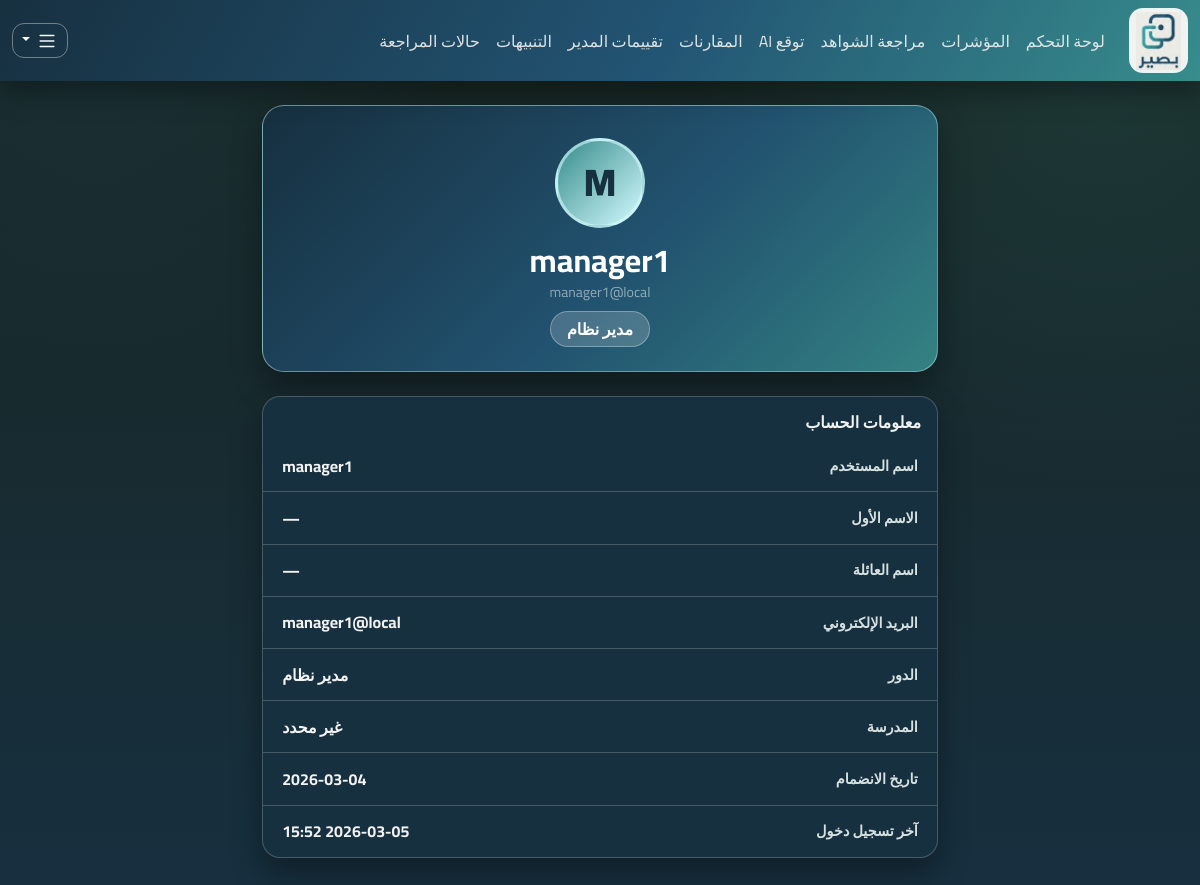
Before: /profile/ (signed in) with the older database file.
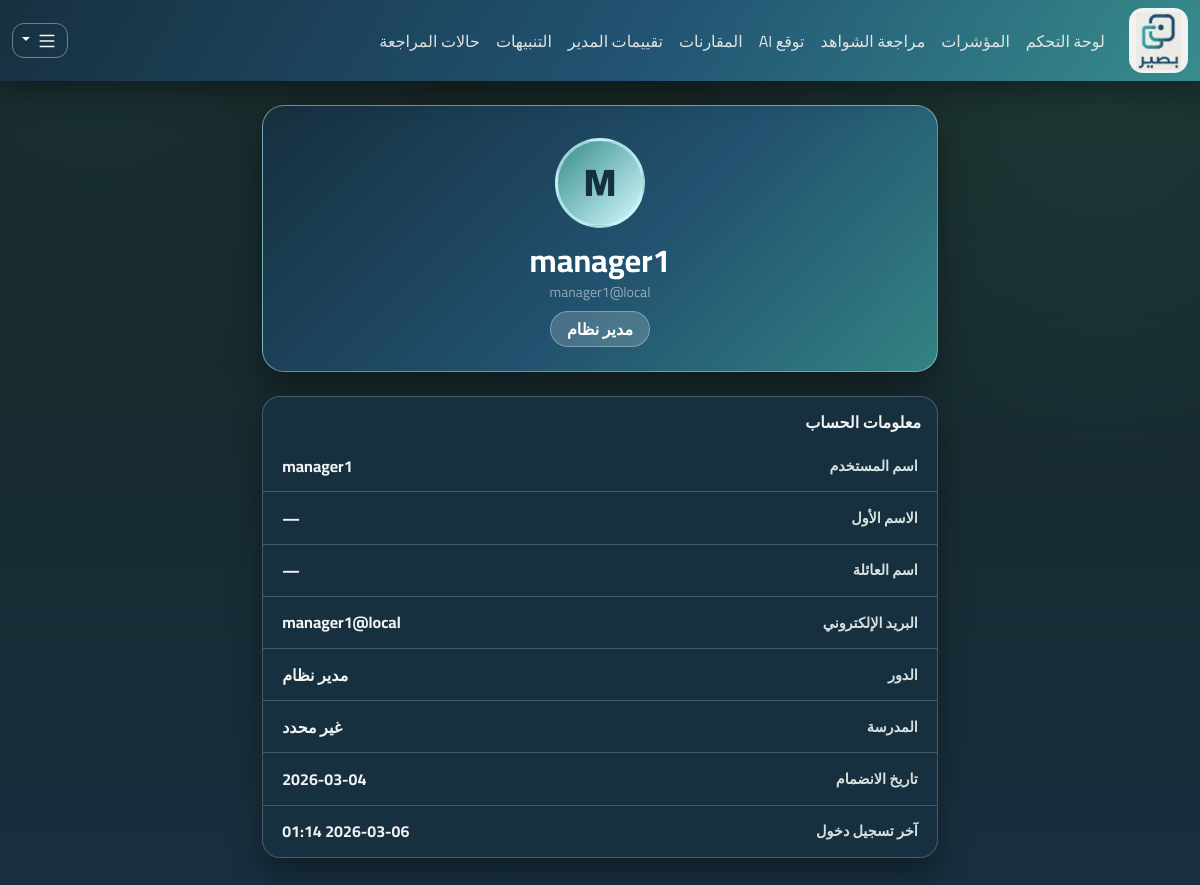
After: the same page with the newer database file.
### apps/accounts/models.py (models this page shows)
class User(AbstractUser):
    class Role(models.TextChoices):
        TEACHER = "TEACHER", "Teacher"
        LEADER = "LEADER", "Leader"
        ADMIN = "ADMIN", "Admin"
    role = models.CharField(max_length=16, choices=Role.choices, default=Role.TEACHER)
    school = models.ForeignKey("schools.School", null=True, blank=True, on_delete=models.SET_NULL)
    class Meta:
        indexes = [models.Index(fields=["role", "school"])]

### apps/ui/views.py (the view)
# urls.py: path("profile/", views.profile_page, name="profile"),
@login_required
def profile_page(request):
    teacher_profile = None
    try:
        teacher_profile = request.user.teacher_profile
    except Exception:
        pass
    return render(request, "ui/profile.html", {"teacher_profile": teacher_profile})

### apps/ui/templates/ui/profile.html (shortened to what this page needs)
{% extends "ui/base.html" %}
{% block content %}
<div class="row justify-content-center">
    <div class="col-lg-7">
        <div class="profile-hero mb-4">
            <div class="profile-avatar">
                {{ request.user.first_name|first|default:request.user.username|first|upper }}
            </div>
            <h2>{{ request.user.get_full_name|default:request.user.username }}</h2>
            <div class="text-white-50 small">{{ request.user.email|default:"—" }}</div>
            <div class="profile-role-badge mt-2">
                {% if request.user.role == 'TEACHER' %}معلم
                {% elif request.user.role == 'LEADER' %}مدير
                {% elif request.user.role == 'ADMIN' %}مدير نظام
                {% else %}{{ request.user.role }}{% endif %}
            </div>
        </div>
        <div class="card info-card mb-4">
            <div class="card-body p-0">
                <h6 class="px-3 pt-3 pb-2 mb-0">معلومات الحساب</h6>
                <div class="info-row">
                    <span class="info-label">اسم المستخدم</span>
                    <span class="info-value">{{ request.user.username }}</span>
                </div>
                <div class="info-row">
                    <span class="info-label">الاسم الأول</span>
                    <span class="info-value">{{ request.user.first_name|default:"—" }}</span>
                </div>
                <div class="info-row">
                    <span class="info-label">اسم العائلة</span>
                    <span class="info-value">{{ request.user.last_name|default:"—" }}</span>
                </div>
                <div class="info-row">
                    <span class="info-label">البريد الإلكتروني</span>
                    <span class="info-value" dir="ltr">{{ request.user.email|default:"—" }}</span>
                </div>
                <div class="info-row">
                    <span class="info-label">الدور</span>
                    <span class="info-value">
                        {% if request.user.role == 'TEACHER' %}معلم
                        {% elif request.user.role == 'LEADER' %}مدير
                        {% elif request.user.role == 'ADMIN' %}مدير نظام
                        {% else %}{{ request.user.role }}{% endif %}
                    </span>
                </div>
                <div class="info-row">
                    <span class="info-label">المدرسة</span>
                    <span class="info-value">{{ request.user.school.name|default:"غير محدد" }}</span>
                </div>
                <div class="info-row">
                    <span class="info-label">تاريخ الانضمام</span>
                    <span class="info-value">{{ request.user.date_joined|date:"Y-m-d" }}</span>
                </div>
                <div class="info-row">
                    <span class="info-label">آخر تسجيل دخول</span>
                    <span class="info-value">{{ request.user.last_login|date:"Y-m-d H:i"|default:"—" }}</span>
                </div>
            </div>
        </div>
    </div>
</div>
{% endblock %}

Changed rows visible on the page:
changed User "manager1": user.last_login "2026-03-05 15:52" → "2026-03-06 01:14"
